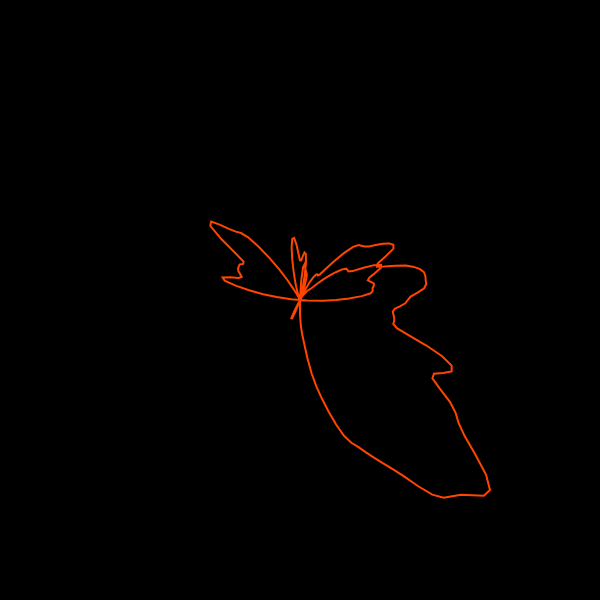
Frame 1 (no input)
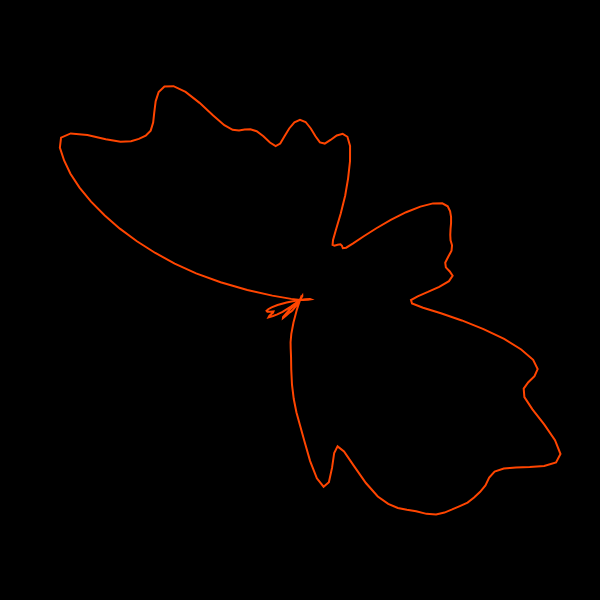
Frame 60 (no input)
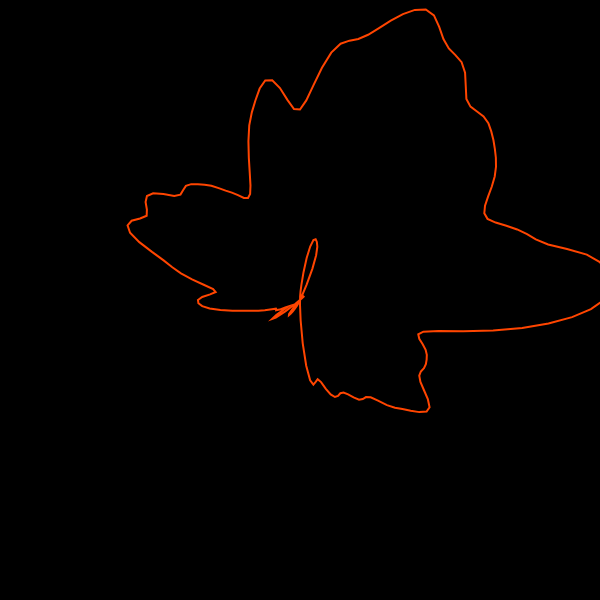
Frame 120 (the mouse pressed at the canvas centre since frame 60)

The p5.js sketch that drew these frames (run headless with seeded random() and noise() and a simulated clock; from frame 60 on, the mouse is pressed at the canvas centre):

// p5.js sketch
// ── sketch.js
let t = 0;

function setup() {
  createCanvas(600, 600);
  stroke('orangered');
  strokeWeight(2);
  noFill();
}

function draw() {
  background(0);
  translate(width / 2, height / 2);

  beginShape();
  let points = 200;
  let baseRadius = 300;

  for (let i = 0; i <= points; i++) {
    let angle = map(i, 0, points, 0, TWO_PI);

    let n = noise(
      cos(angle) + 1.5,
      sin(angle) + 1.5,
      t
    );

    let distortion = map(n, 0, 1, -800, 80);
    let r = baseRadius + distortion;

    let x = cos(angle) * r;
    let y = sin(angle) * r;

    vertex(x, y);
  }
  endShape(CLOSE);

  t += 0.008;
}

// ── style.css
.sketch-1-2026 {
    margin: 0;
    padding: 0;
    background-color: black;
    animation: fade-in;
    display: flex;
    justify-content: center;
    align-items: center;
    height: 100vh;
}

@keyframes fade-in {
    from {
        opacity: 0;
    }
    to {
        opacity: 1;
    }
}
